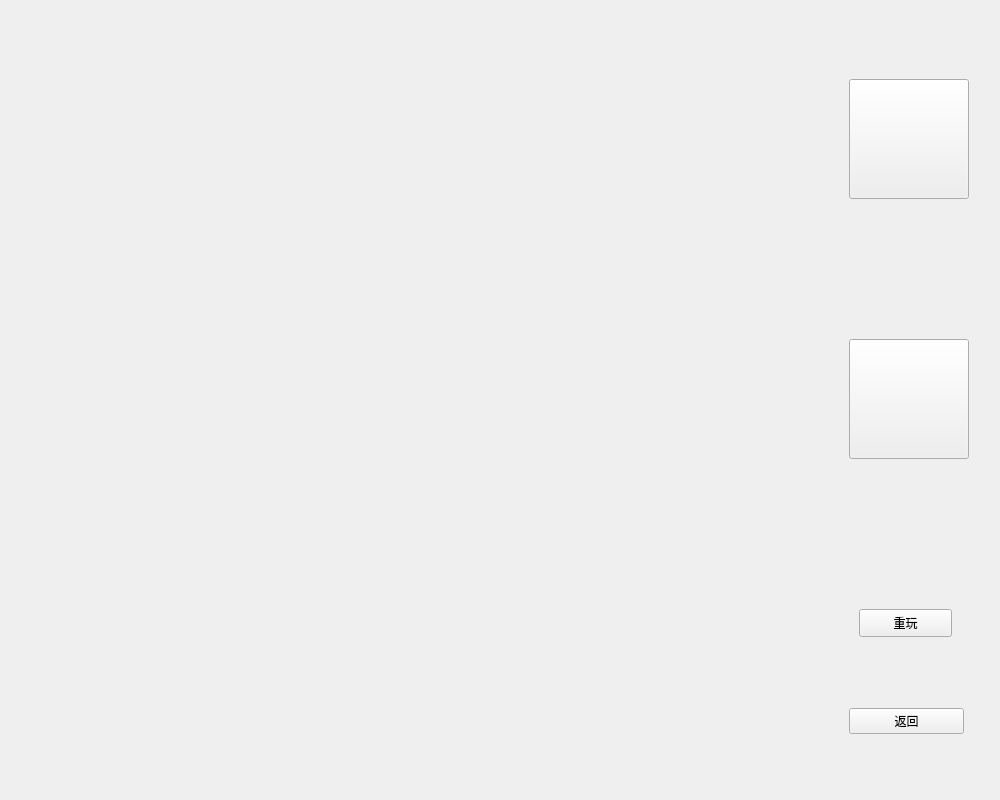
<?xml version="1.0" encoding="UTF-8"?>
<ui version="4.0">
 <class>Gamewindow</class>
 <widget class="QMainWindow" name="Gamewindow">
  <property name="geometry">
   <rect>
    <x>0</x>
    <y>0</y>
    <width>1000</width>
    <height>800</height>
   </rect>
  </property>
  <property name="windowTitle">
   <string>MainWindow</string>
  </property>
  <widget class="QWidget" name="centralwidget">
   <layout class="QHBoxLayout" name="horizontalLayout">
    <item>
     <spacer name="horizontalSpacer">
      <property name="orientation">
       <enum>Qt::Horizontal</enum>
      </property>
      <property name="sizeType">
       <enum>QSizePolicy::Fixed</enum>
      </property>
      <property name="sizeHint" stdset="0">
       <size>
        <width>800</width>
        <height>68</height>
       </size>
      </property>
     </spacer>
    </item>
    <item>
     <widget class="QWidget" name="widget" native="true">
      <widget class="QPushButton" name="p1">
       <property name="geometry">
        <rect>
         <x>40</x>
         <y>70</y>
         <width>120</width>
         <height>120</height>
        </rect>
       </property>
       <property name="text">
        <string/>
       </property>
       <property name="icon">
        <iconset theme="0079e8315b5797124c8ae7c040558a2c.jpg">
         <normaloff>.</normaloff>.</iconset>
       </property>
       <property name="iconSize">
        <size>
         <width>120</width>
         <height>120</height>
        </size>
       </property>
      </widget>
      <widget class="QPushButton" name="p2">
       <property name="geometry">
        <rect>
         <x>40</x>
         <y>330</y>
         <width>120</width>
         <height>120</height>
        </rect>
       </property>
       <property name="text">
        <string/>
       </property>
       <property name="icon">
        <iconset theme="0079e8315b5797124c8ae7c040558a2c.jpg">
         <normaloff>.</normaloff>.</iconset>
       </property>
       <property name="iconSize">
        <size>
         <width>120</width>
         <height>120</height>
        </size>
       </property>
      </widget>
      <widget class="QWidget" name="widget_2" native="true">
       <property name="geometry">
        <rect>
         <x>40</x>
         <y>670</y>
         <width>115</width>
         <height>85</height>
        </rect>
       </property>
       <layout class="QVBoxLayout" name="verticalLayout">
        <item>
         <widget class="QPushButton" name="back">
          <property name="text">
           <string>返回</string>
          </property>
         </widget>
        </item>
       </layout>
      </widget>
      <widget class="QPushButton" name="reset">
       <property name="geometry">
        <rect>
         <x>50</x>
         <y>600</y>
         <width>93</width>
         <height>28</height>
        </rect>
       </property>
       <property name="text">
        <string>重玩</string>
       </property>
      </widget>
     </widget>
    </item>
   </layout>
  </widget>
 </widget>
 <resources/>
 <connections/>
</ui>
